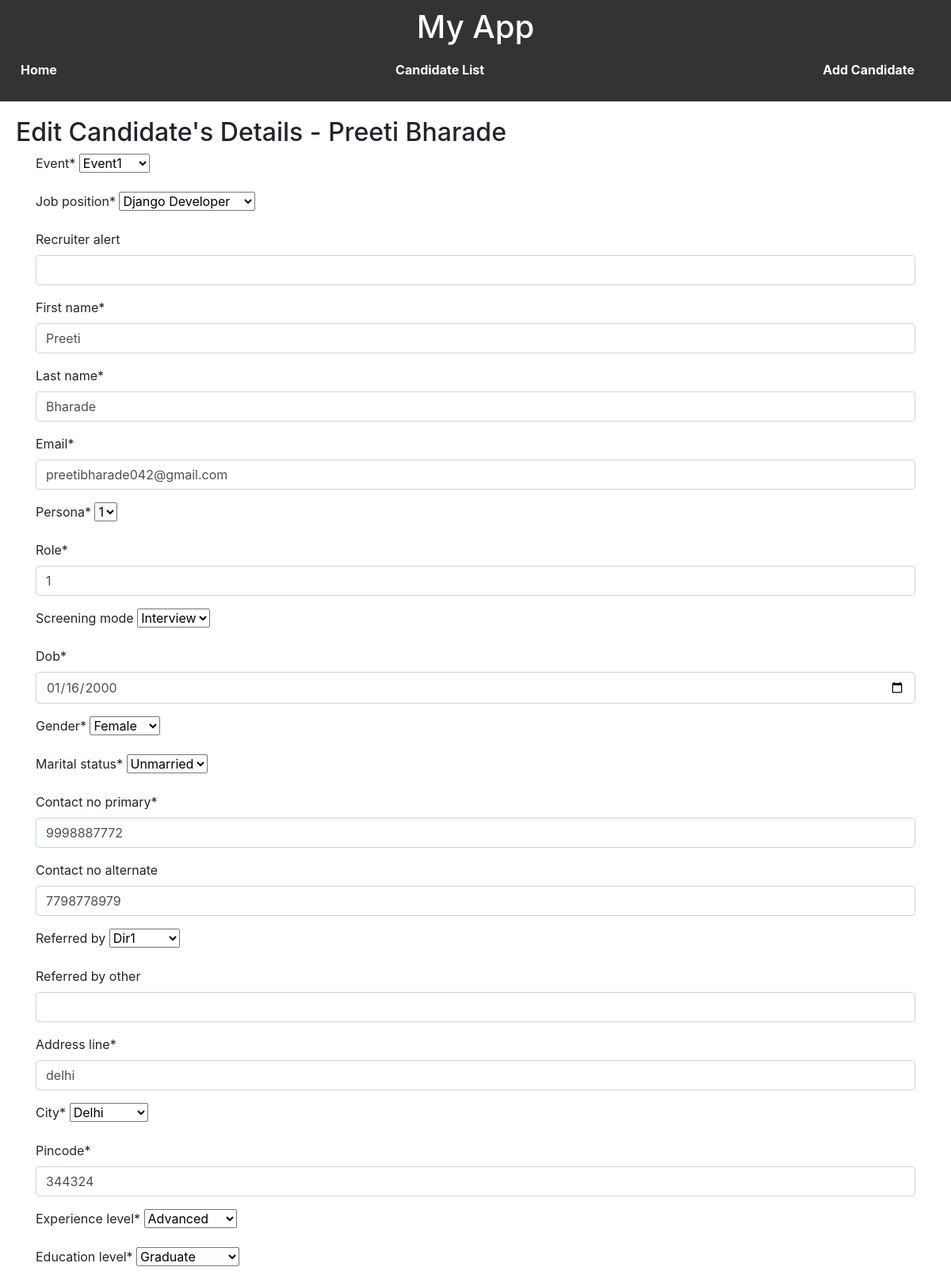
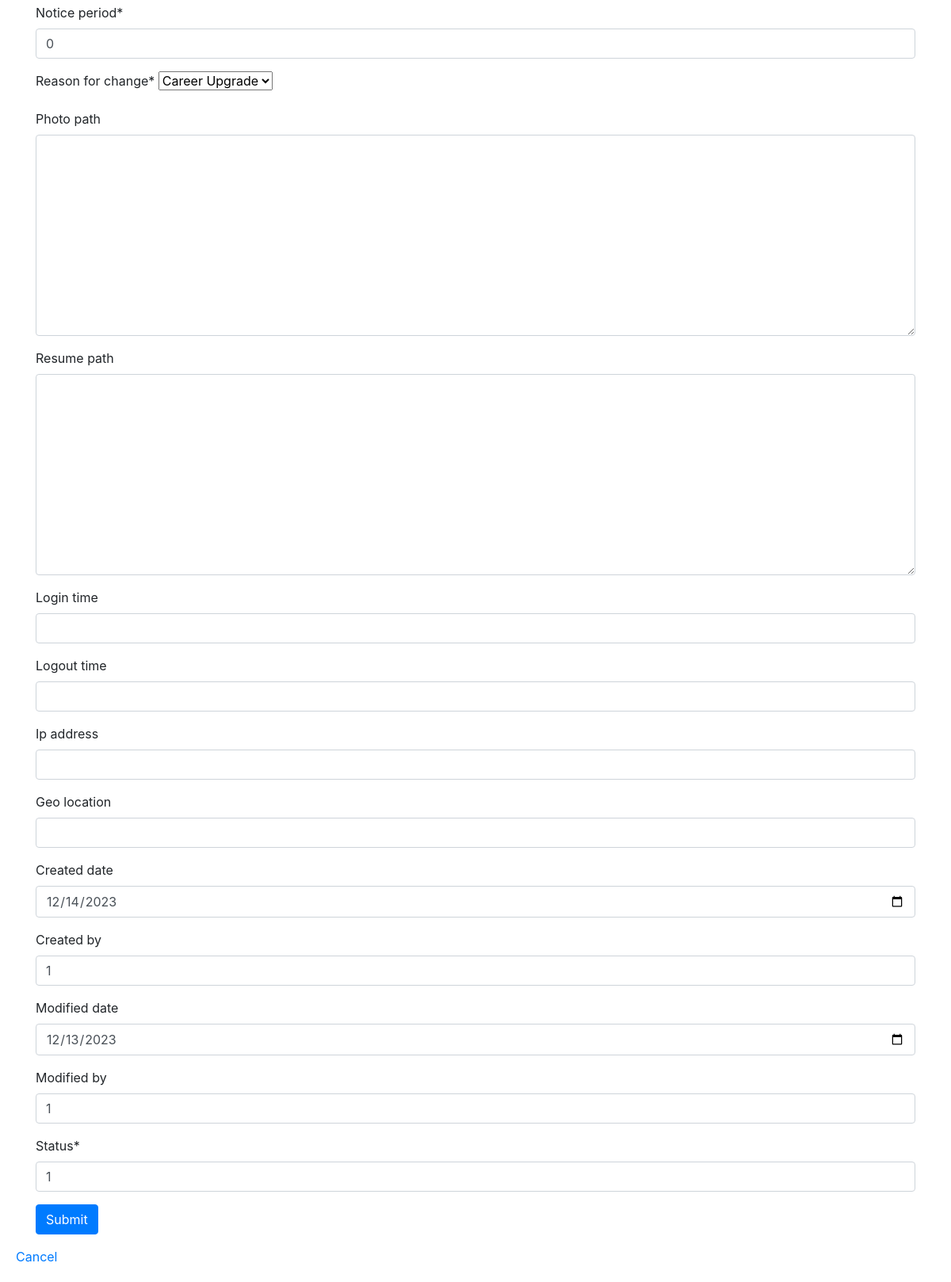
Screenshot of /edit/17/ with the database file from the repository (2 pictures, top to bottom).
### crudapp/models.py (models this page shows, shortened)
class Candidatedirectory(models.Model):
    event = models.ForeignKey(
        "Eventdetails",
        models.DO_NOTHING,
        db_column="event",
        blank=False,
        null=True
    )
    job_position = models.ForeignKey(
        "Jobrequisition",
        models.DO_NOTHING,
        db_column="job_position",
        blank=False,
        null=True,
    )
    recruiter_alert = models.CharField(max_length=50, blank=True, null=True)
    first_name = models.CharField(max_length=255, blank=False, null=True)
    last_name = models.CharField(max_length=255, blank=False, null=True)
    email = models.CharField(max_length=50, blank=False, null=True)
    persona = models.ForeignKey(
        "Persona",
        models.DO_NOTHING,
        db_column="persona",
        blank=False,
        null=True,
        default=1,
    )
    role = models.IntegerField(blank=False, null=True)
    screening_mode = models.ForeignKey(
        "Screeningmode",
        models.DO_NOTHING,
        db_column="screening_mode",
        blank=True,
        null=True,
    )
    dob = models.DateField(blank=False, null=True)
    gender = models.ForeignKey(
        "Gender",
        models.DO_NOTHING,
        db_column="gender",
        blank=False,
        null=True
    )
    marital_status = models.ForeignKey(
        "Maritalstatus",
        models.DO_NOTHING,
        db_column="marital_status",
        blank=False,
        null=True,
    )
    contact_no_primary = models.DecimalField(
        max_digits=10,
        decimal_places=0,
        blank=False,
        null=True
    )
    contact_no_alternate = models.DecimalField(
        max_digits=10,
        decimal_places=0,
        blank=True,
        null=True
    )
    referred_by = models.ForeignKey(
        "Employeedirectory",
        models.DO_NOTHING,
        db_column="referred_by",
        blank=True,
        null=True,
    )
    referred_by_other = models.CharField(max_length=250, blank=True, null=True)
    address_line = models.CharField(max_length=255, blank=False, null=True)
    city = models.ForeignKey(
        "City",
        models.DO_NOTHING,
        db_column="city",
        blank=False,
        null=True
    )
    pincode = models.DecimalField(max_digits=6, decimal_places=0, blank=False, null=True)
    experience_level = models.ForeignKey(
        "Experiencelevel",
        models.DO_NOTHING,
        db_column="experience_level",
        blank=False,
        null=True,
    )
    education_level = models.ForeignKey(
        "Educationlevel",
        models.DO_NOTHING,
        db_column="education_level",
        blank=False,
        null=True,
    )
    notice_period = models.CharField(max_length=50, blank=False, null=True)
    reason_for_change = models.ForeignKey(
        "Reasonforchange",
        models.DO_NOTHING,
        db_column="reason_for_change",
        blank=False,
        null=True,
    )
    photo_path = models.TextField(blank=True, null=True)
    resume_path = models.TextField(blank=True, null=True)
    login_time = models.DateTimeField(blank=True, null=True)
    logout_time = models.DateTimeField(blank=True, null=True)
    ip_address = models.CharField(max_length=15, blank=True, null=True)
    geo_location = models.CharField(max_length=50, blank=True, null=True)
    created_date = models.DateTimeField(blank=True, null=True)
    created_by = models.IntegerField(blank=True, null=True)
    modified_date = models.DateTimeField(blank=True, null=True)
    modified_by = models.IntegerField(blank=True, null=True)
    status = models.IntegerField(default=1)
    class Meta:
        managed = False
        db_table = "crudapp_candidatedirectory"
        constraints = [
            models.UniqueConstraint(fields=['first_name', 'last_name'], name='full_name')
        ]

class Eventdetails(models.Model):
    event = models.CharField(max_length=255, blank=True, null=True)
    event_date = models.DateTimeField(blank=True, null=True)
    event_location = models.CharField(max_length=255, blank=True, null=True)
    def __str__(self):
      return self.event
    class Meta:
        db_table = 'EventDetails'

class Jobrequisition(models.Model):
    job_position = models.CharField(max_length=255, blank=True, null=True)
    def __str__(self):
      return self.job_position
    class Meta:
        db_table = 'Jobrequisition'

class Persona(models.Model):
    persona = models.CharField(max_length=255, default=1, blank=True, null=True,)
    def __str__(self):
      return self.persona
    class Meta:
        db_table = 'Persona'

class Screeningmode(models.Model):
    screening_mode = models.CharField(max_length=255, blank=True, null=True)
    def __str__(self):
      return self.screening_mode
    class Meta:
        db_table = 'Screeningmode'

class Gender(models.Model):
    gender = models.CharField(max_length=50, blank=True, null=True)
    def __str__(self):
      return self.gender
    class Meta:
        db_table = 'Gender'

### crudapp/views.py (the view)
# urls.py: path('edit/<int:candidate_id>/', edit_candidate, name='edit_candidate'),
def edit_candidate(request, candidate_id):
    candidate = get_object_or_404(Candidatedirectory, id=candidate_id)
    if request.method == 'POST':
        form = CandidateForm(request.POST, instance=candidate)
        if form.is_valid():
            form.save()
            return redirect('candidate_list')
    else:
        form = CandidateForm(instance=candidate)
    return render(request, 'edit_candidate.html', {'form': form, 'candidate': candidate})

### crudapp/models.py (called while the page is built)
    def __str__(self):
      return self.marital_status

    def __str__(self):
      return self.referred_by

    def __str__(self):
      return self.city

    def __str__(self):
      return self.experience_level

    def __str__(self):
      return self.education_level

    def __str__(self):
      return self.reason_for_change

### templates/edit_candidate.html (shortened to what this page needs)
{% extends 'candidate_list.html' %}
{% load crispy_forms_tags %}
{% block content %}
<head>
    <link rel="stylesheet" href="https://cdn.jsdelivr.net/npm/bootstrap@4.0.0/dist/css/bootstrap.min.css">
</head>
<h2>Edit Candidate's Details - {{ candidate.first_name }} {{ candidate.last_name }}</h2>
<form method="post" action="{% url 'edit_candidate' candidate.id %}">
    <div class = "container">
        {% crispy form %}
    </div>
</form>
<a href="{% url 'candidate_list' %}">Cancel</a>
{% endblock %}

### static/css/styles.css (style rules this page uses)
body { font-family: Arial, sans-serif; margin: 0; padding: 0; background-color: #f4f4f4; }
a { color: #0066cc; text-decoration: none; }

### rows the page displays
Candidatedirectory: first_name "Preeti", last_name "Bharade", email "preetibharade042@gmail.com", role "1", dob "01/16/2000", marital_status "Unmarried", contact_no_primary "9998887772", contact_no_alternate "7798778979", referred_by "Dir1", address_line "delhi", city "Delhi", pincode "344324", experience_level "Advanced", education_level "Graduate", notice_period "0", reason_for_change "Career Upgrade", created_date "12/14/2023", created_by "1", modified_date "12/13/2023", modified_by "1", status "1"
Eventdetails: event "Event1"
Jobrequisition: job_position "Django Developer"
Persona: persona "1"
Screeningmode: screening_mode "Interview"
Gender: gender "Female"
